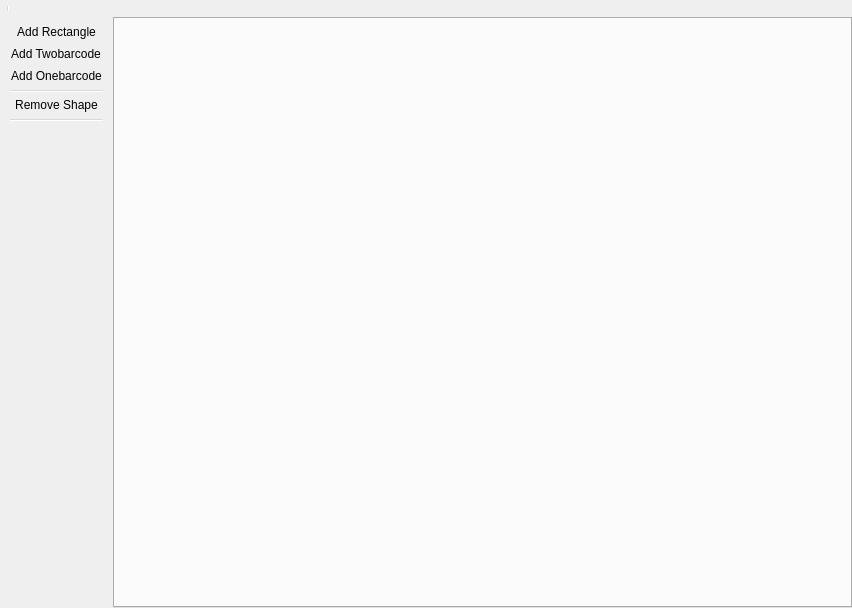
<?xml version="1.0" encoding="UTF-8"?>
<ui version="4.0">
 <class>S_Mainwindow</class>
 <widget class="QWidget" name="S_Mainwindow">
  <property name="geometry">
   <rect>
    <x>0</x>
    <y>0</y>
    <width>852</width>
    <height>608</height>
   </rect>
  </property>
  <property name="iconSize" stdset="0">
   <size>
    <width>32</width>
    <height>32</height>
   </size>
  </property>
  <property name="outer_stylesheet" stdset="0">
   <string>dialog_hasborder</string>
  </property>
  <layout class="QVBoxLayout" name="verticalLayout">
   <property name="spacing">
    <number>0</number>
   </property>
   <property name="leftMargin">
    <number>0</number>
   </property>
   <property name="topMargin">
    <number>0</number>
   </property>
   <property name="rightMargin">
    <number>0</number>
   </property>
   <property name="bottomMargin">
    <number>0</number>
   </property>
   <item>
    <widget class="QToolBar" name="toolBar">
     <property name="windowTitle">
      <string>File actions</string>
     </property>
     <property name="movable">
      <bool>false</bool>
     </property>
     <property name="orientation">
      <enum>Qt::Horizontal</enum>
     </property>
     <property name="floatable">
      <bool>false</bool>
     </property>
     <addaction name="separator"/>
    </widget>
   </item>
   <item>
    <layout class="QHBoxLayout" name="horizontalLayout">
     <property name="spacing">
      <number>0</number>
     </property>
     <item>
      <widget class="QToolBar" name="shapeToolBar">
       <property name="minimumSize">
        <size>
         <width>0</width>
         <height>0</height>
        </size>
       </property>
       <property name="maximumSize">
        <size>
         <width>16777215</width>
         <height>16777215</height>
        </size>
       </property>
       <property name="windowTitle">
        <string>Shape actions</string>
       </property>
       <property name="movable">
        <bool>false</bool>
       </property>
       <property name="orientation">
        <enum>Qt::Vertical</enum>
       </property>
       <property name="iconSize">
        <size>
         <width>24</width>
         <height>24</height>
        </size>
       </property>
       <property name="floatable">
        <bool>false</bool>
       </property>
       <addaction name="actionAddRectangle"/>
       <addaction name="actionAdd_Twobarcode"/>
       <addaction name="actionAdd_Onebarcode"/>
       <addaction name="separator"/>
       <addaction name="actionRemoveShape"/>
       <addaction name="separator"/>
      </widget>
     </item>
     <item>
      <widget class="QTabWidget" name="documentTabs">
       <property name="styleSheet">
        <string notr="true">
 QTabBar::tab {
	height:0px;/*就是要隐藏高度*/
	border-width:0px;
}</string>
       </property>
       <property name="tabPosition">
        <enum>QTabWidget::North</enum>
       </property>
       <property name="currentIndex">
        <number>-1</number>
       </property>
      </widget>
     </item>
    </layout>
   </item>
  </layout>
  <action name="actionExit">
   <property name="text">
    <string>E&amp;xit</string>
   </property>
  </action>
  <action name="actionAddRectangle">
   <property name="icon">
    <iconset resource="peripheral.qrc">
     <normaloff>:/image/rectangle.png</normaloff>:/image/rectangle.png</iconset>
   </property>
   <property name="text">
    <string>Add Rectangle</string>
   </property>
  </action>
  <action name="actionRemoveShape">
   <property name="icon">
    <iconset resource="peripheral.qrc">
     <normaloff>:/image/remove.png</normaloff>:/image/remove.png</iconset>
   </property>
   <property name="text">
    <string>Remove Shape</string>
   </property>
  </action>
  <action name="actionAddRobot">
   <property name="text">
    <string>Add robot</string>
   </property>
  </action>
  <action name="actionAddSnowman">
   <property name="text">
    <string>Add snowan</string>
   </property>
  </action>
  <action name="actionAdd_Twobarcode">
   <property name="icon">
    <iconset resource="peripheral.qrc">
     <normaloff>:/image/twobar.png</normaloff>:/image/twobar.png</iconset>
   </property>
   <property name="text">
    <string>Add Twobarcode</string>
   </property>
  </action>
  <action name="actionAdd_Onebarcode">
   <property name="icon">
    <iconset resource="peripheral.qrc">
     <normaloff>:/image/onebar.png</normaloff>:/image/onebar.png</iconset>
   </property>
   <property name="text">
    <string>Add Onebarcode</string>
   </property>
  </action>
  <action name="actionConfirm">
   <property name="text">
    <string>Confirm</string>
   </property>
  </action>
  <action name="actionAdd_BlackFill">
   <property name="icon">
    <iconset>
     <normaloff>:/icon/ui/icons/rectangle.png</normaloff>:/icon/ui/icons/rectangle.png</iconset>
   </property>
   <property name="text">
    <string>Add BlackFill</string>
   </property>
  </action>
  <action name="actionAdd_BlackRect">
   <property name="text">
    <string>Add BlackRect</string>
   </property>
  </action>
  <action name="actionAdd_Cancel">
   <property name="icon">
    <iconset>
     <normaloff>:/icon/ui/icons/cancel.png</normaloff>:/icon/ui/icons/cancel.png</iconset>
   </property>
   <property name="text">
    <string>Add Cancel</string>
   </property>
  </action>
  <action name="actionAdd_Erase">
   <property name="icon">
    <iconset>
     <normaloff>:/icon/ui/icons/erase.png</normaloff>:/icon/ui/icons/erase.png</iconset>
   </property>
   <property name="text">
    <string>Add Erase</string>
   </property>
  </action>
  <action name="actionAdd_Oblique">
   <property name="text">
    <string>Add Oblique</string>
   </property>
  </action>
  <action name="actionAdd_Text">
   <property name="text">
    <string>Add Text</string>
   </property>
  </action>
  <action name="actionAdd_WhiteFill">
   <property name="text">
    <string>Add WhiteFill</string>
   </property>
  </action>
  <action name="actionSetting">
   <property name="text">
    <string>Setting</string>
   </property>
  </action>
 </widget>
 <resources>
  <include location="peripheral.qrc"/>
 </resources>
 <connections/>
</ui>
